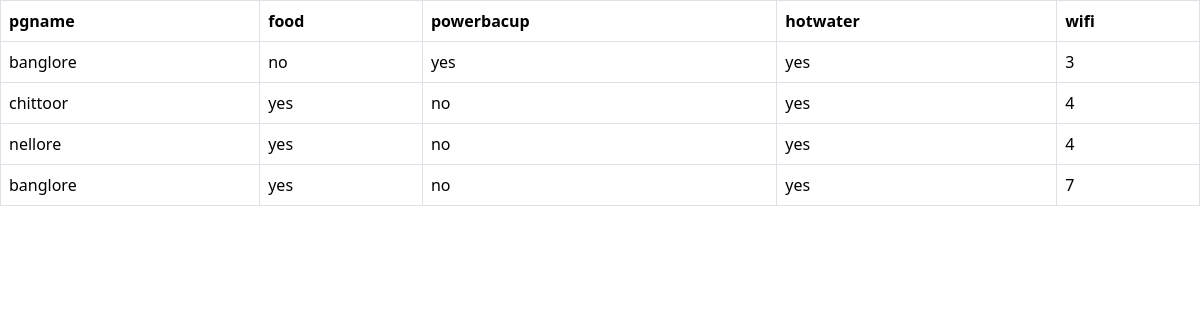
The page /tables_update/ on the database its author committed.
### app/models.py (models this page shows)
class futurs(models.Model):
    pgname = models.ForeignKey(pgs,max_length=100,on_delete=models.CASCADE)
    food = models.CharField(max_length=100)
    powerbacup = models.CharField(max_length=100)
    hotwater = models.CharField(max_length=100)
    wifi = models.IntegerField()

class pgs(models.Model):
    pgname = models.CharField(max_length=100,primary_key=True)
    area = models.CharField(max_length=100)
    cost = models.IntegerField()
    def __str__(self):
        return self.area

### app/views.py (the view)
# urls.py: path('tables_update/',tables_update,name='tables_update'),
def tables_update(request):
    futurs.objects.filter(wifi = 3).update(food ='no')
    LPGS = futurs.objects.all().order_by('wifi')
    d = {'LPGS': LPGS}
    return render(request,'tables.html',d)

### templates/tables.html (shortened to what this page needs)
<!DOCTYPE html>
<html lang="en">
<head>
    <link href="https://cdn.jsdelivr.net/npm/bootstrap@5.3.3/dist/css/bootstrap.min.css" rel="stylesheet">
</head>
<body>
    <table class="table table-bordered">
        <center>
            <tr>
                <th>pgname</th>
                <th>food</th>
                <th>powerbacup</th>
                <th>hotwater</th>
                <th>wifi</th>
            </tr>
            {% for pn in LPGS %}
            <tr>
                <td>{{ pn.pgname}}</td>
                <td>{{pn.food}}</td>
                <td>{{pn.powerbacup}}</td>
                <td>{{pn.hotwater}}</td>
                <td>{{pn.wifi}}</td>
            </tr>
            {% endfor %}
        </center>
    </table>
</body>
</html>

### rows shown on the page
futurs: pgname "banglore", food "no", powerbacup "yes", hotwater "yes", wifi "3"
futurs: pgname "chittoor", food "yes", powerbacup "no", hotwater "yes", wifi "4"
futurs: pgname "nellore", food "yes", powerbacup "no", hotwater "yes", wifi "4"
futurs: pgname "banglore", food "yes", powerbacup "no", hotwater "yes", wifi "7"
